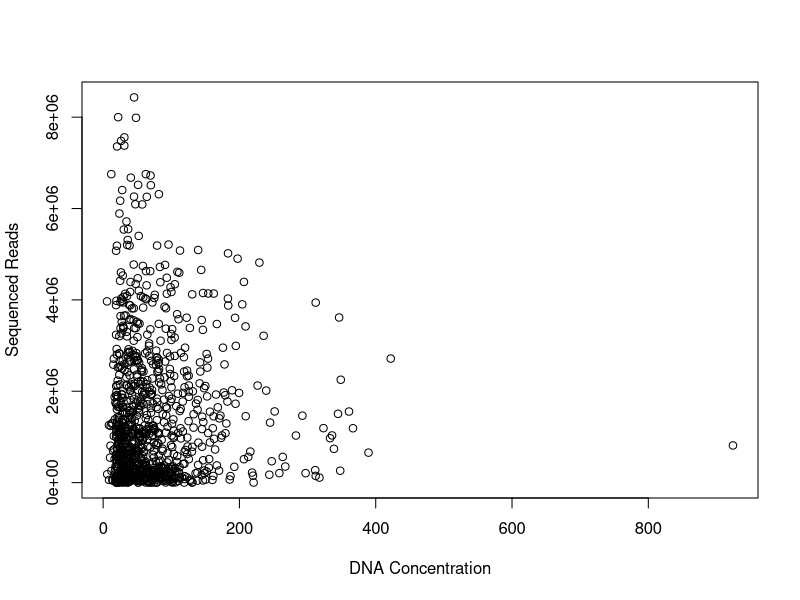
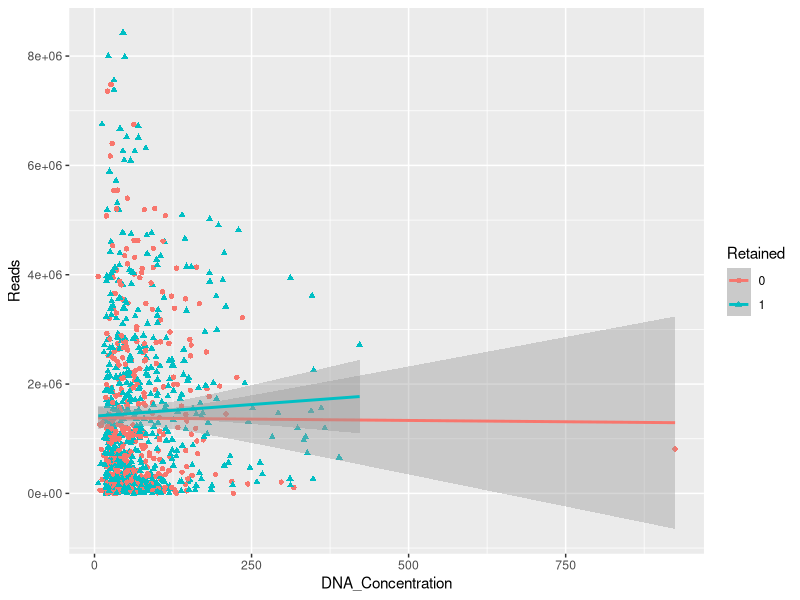

The R source for these figures, in order:
# comparing [DNA] and sequenced reads for each individual (that I have [DNA] data for)
# March 2024 -- Amanda Meuser

library(ggplot2)

setwd("C:/Users/ameus/Documents/McFarlane_Lab_York")

reads <- read.delim("seq_reads_per_ind.txt", header = F)
metadata <- read.csv("Leuciscid_Metadata_May2023.csv")
concentration <- read.csv("AMP22_Extractions_and_MNRreporting_Updates.csv")

# add name to reads column
names(reads) <- "Reads"

# combine reads with metadata and extract columns of reads and IDs
metadata_reads <- cbind(metadata, reads)
IDs_reads <- data.frame(metadata_reads$Mandeville_ID, metadata_reads$Reads)

# rename columns
names(IDs_reads) <- c("Mandeville_ID", "Reads")

# merge w concentration df and extract columns of interest
conc_reads <- merge(concentration, IDs_reads, by.x = "AMP_ID", by.y = "Mandeville_ID")
# filtering by who did the final extraction
#conc_reads <- conc_reads[conc_reads$Final_extraction_by == "Amanda" | conc_reads$Final_extraction_by == "AmandaAmyTeaghan" | conc_reads$Final_extraction_by == "Teaghan",]
conc_reads_lil <- data.frame(conc_reads$AMP_ID, conc_reads$Final_extraction_concentration, conc_reads$Reads)
names(conc_reads_lil) <- c("Mandeville_ID", "DNA_Concentration", "Reads")

# plot it
plot(conc_reads_lil$DNA_Concentration, conc_reads_lil$Reads, 
     ylab = "Sequenced Reads", xlab = "DNA Concentration")

# pull in inds that were lost post-filtering and colour by that, see what kind of trend there is
post_filt <- read.delim("indivs_all_newest.txt", header = F)
names(post_filt) <- "Mandeville_ID"
post_filt$Retained <- "1"

conc_retained <- merge(conc_reads_lil, post_filt, all.x = T)
conc_retained$Retained[is.na(conc_retained$Retained)] <- 0

# plot it

ggplot(conc_retained, aes(x=DNA_Concentration, y=Reads, color=Retained, shape=Retained)) + 
  geom_point() +
  geom_smooth(method=lm)


